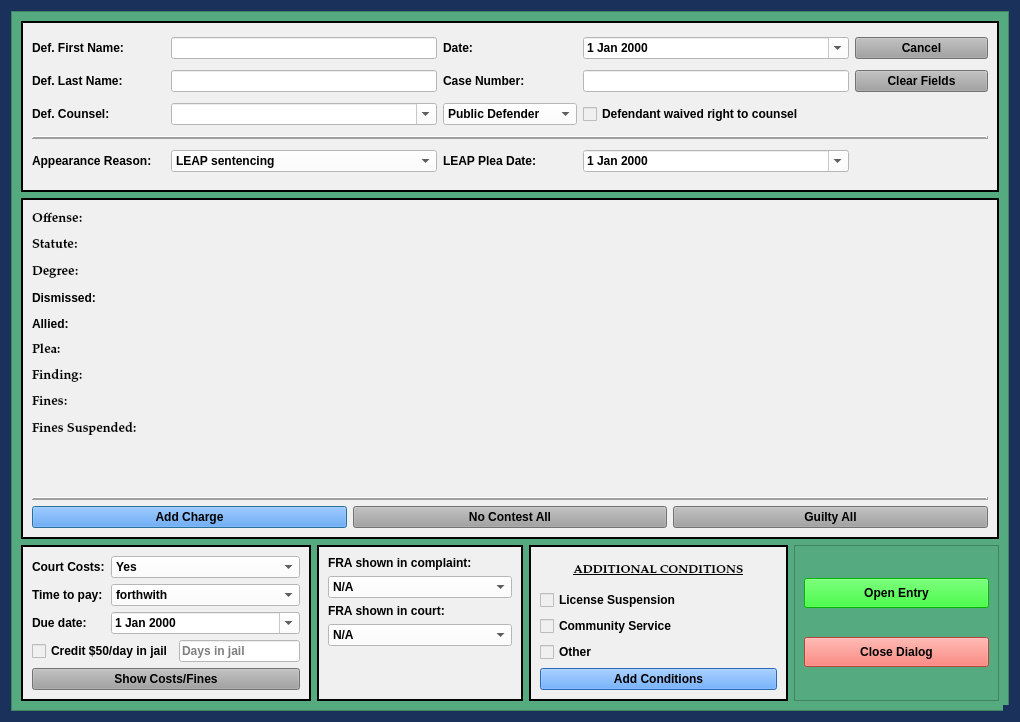
<?xml version="1.0" encoding="UTF-8"?>
<ui version="4.0">
 <class>LeapSentencingDialog</class>
 <widget class="QDialog" name="LeapSentencingDialog">
  <property name="windowModality">
   <enum>Qt::NonModal</enum>
  </property>
  <property name="geometry">
   <rect>
    <x>0</x>
    <y>0</y>
    <width>1020</width>
    <height>722</height>
   </rect>
  </property>
  <property name="sizePolicy">
   <sizepolicy hsizetype="Minimum" vsizetype="Minimum">
    <horstretch>0</horstretch>
    <verstretch>0</verstretch>
   </sizepolicy>
  </property>
  <property name="minimumSize">
   <size>
    <width>0</width>
    <height>0</height>
   </size>
  </property>
  <property name="maximumSize">
   <size>
    <width>2500</width>
    <height>3500</height>
   </size>
  </property>
  <property name="palette">
   <palette>
    <active>
     <colorrole role="Button">
      <brush brushstyle="SolidPattern">
       <color alpha="255">
        <red>25</red>
        <green>49</green>
        <blue>91</blue>
       </color>
      </brush>
     </colorrole>
     <colorrole role="Base">
      <brush brushstyle="SolidPattern">
       <color alpha="255">
        <red>25</red>
        <green>49</green>
        <blue>91</blue>
       </color>
      </brush>
     </colorrole>
     <colorrole role="Window">
      <brush brushstyle="SolidPattern">
       <color alpha="255">
        <red>25</red>
        <green>49</green>
        <blue>91</blue>
       </color>
      </brush>
     </colorrole>
    </active>
    <inactive>
     <colorrole role="Button">
      <brush brushstyle="SolidPattern">
       <color alpha="255">
        <red>25</red>
        <green>49</green>
        <blue>91</blue>
       </color>
      </brush>
     </colorrole>
     <colorrole role="Base">
      <brush brushstyle="SolidPattern">
       <color alpha="255">
        <red>25</red>
        <green>49</green>
        <blue>91</blue>
       </color>
      </brush>
     </colorrole>
     <colorrole role="Window">
      <brush brushstyle="SolidPattern">
       <color alpha="255">
        <red>25</red>
        <green>49</green>
        <blue>91</blue>
       </color>
      </brush>
     </colorrole>
    </inactive>
    <disabled>
     <colorrole role="Button">
      <brush brushstyle="SolidPattern">
       <color alpha="255">
        <red>25</red>
        <green>49</green>
        <blue>91</blue>
       </color>
      </brush>
     </colorrole>
     <colorrole role="Base">
      <brush brushstyle="SolidPattern">
       <color alpha="255">
        <red>25</red>
        <green>49</green>
        <blue>91</blue>
       </color>
      </brush>
     </colorrole>
     <colorrole role="Window">
      <brush brushstyle="SolidPattern">
       <color alpha="255">
        <red>25</red>
        <green>49</green>
        <blue>91</blue>
       </color>
      </brush>
     </colorrole>
    </disabled>
   </palette>
  </property>
  <property name="font">
   <font>
    <family>Palatino Linotype</family>
    <pointsize>10</pointsize>
    <weight>75</weight>
    <italic>false</italic>
    <bold>true</bold>
   </font>
  </property>
  <property name="windowTitle">
   <string>LEAP Sentencing Case Information</string>
  </property>
  <property name="toolTip">
   <string/>
  </property>
  <property name="styleSheet">
   <string notr="true">background-color: rgb(25, 49, 91);
font: 75 10pt &quot;Palatino Linotype&quot;;
font-weight: bold;</string>
  </property>
  <property name="sizeGripEnabled">
   <bool>true</bool>
  </property>
  <property name="modal">
   <bool>true</bool>
  </property>
  <layout class="QVBoxLayout" name="verticalLayout" stretch="0">
   <item>
    <widget class="QScrollArea" name="scrollArea">
     <property name="styleSheet">
      <string notr="true">background-color: rgb(85, 170, 127);</string>
     </property>
     <property name="widgetResizable">
      <bool>true</bool>
     </property>
     <widget class="QWidget" name="scrollAreaWidgetContents_2">
      <property name="geometry">
       <rect>
        <x>0</x>
        <y>0</y>
        <width>1000</width>
        <height>702</height>
       </rect>
      </property>
      <layout class="QGridLayout" name="gridLayout_2" rowstretch="1,2,0" columnstretch="1,1,1,1">
       <item row="1" column="0" colspan="4">
        <widget class="QFrame" name="frame">
         <property name="sizePolicy">
          <sizepolicy hsizetype="Preferred" vsizetype="Preferred">
           <horstretch>0</horstretch>
           <verstretch>0</verstretch>
          </sizepolicy>
         </property>
         <property name="styleSheet">
          <string notr="true">background-color: rgb(240, 240, 240);</string>
         </property>
         <property name="frameShape">
          <enum>QFrame::Box</enum>
         </property>
         <property name="frameShadow">
          <enum>QFrame::Plain</enum>
         </property>
         <property name="lineWidth">
          <number>2</number>
         </property>
         <layout class="QVBoxLayout" name="verticalLayout_2">
          <item>
           <layout class="QGridLayout" name="gridLayout_3">
            <item row="2" column="1">
             <widget class="QPushButton" name="no_contest_all_Button">
              <property name="sizePolicy">
               <sizepolicy hsizetype="Preferred" vsizetype="Fixed">
                <horstretch>0</horstretch>
                <verstretch>0</verstretch>
               </sizepolicy>
              </property>
              <property name="focusPolicy">
               <enum>Qt::NoFocus</enum>
              </property>
              <property name="styleSheet">
               <string notr="true">background-color: rgb(160, 160, 160);</string>
              </property>
              <property name="text">
               <string>No Contest All</string>
              </property>
             </widget>
            </item>
            <item row="0" column="0" colspan="3">
             <layout class="QGridLayout" name="charges_gridLayout">
              <item row="1" column="0">
               <widget class="QLabel" name="statute_label">
                <property name="font">
                 <font>
                  <family>Palatino Linotype</family>
                  <pointsize>10</pointsize>
                  <weight>75</weight>
                  <italic>false</italic>
                  <bold>true</bold>
                 </font>
                </property>
                <property name="text">
                 <string>Statute:</string>
                </property>
               </widget>
              </item>
              <item row="4" column="0">
               <widget class="QLabel" name="allied_label">
                <property name="text">
                 <string>Allied:</string>
                </property>
               </widget>
              </item>
              <item row="5" column="0">
               <widget class="QLabel" name="plea_label">
                <property name="font">
                 <font>
                  <family>Palatino Linotype</family>
                  <pointsize>10</pointsize>
                  <weight>75</weight>
                  <italic>false</italic>
                  <bold>true</bold>
                 </font>
                </property>
                <property name="text">
                 <string>Plea:</string>
                </property>
               </widget>
              </item>
              <item row="2" column="0">
               <widget class="QLabel" name="degree_label">
                <property name="font">
                 <font>
                  <family>Palatino Linotype</family>
                  <pointsize>10</pointsize>
                  <weight>75</weight>
                  <italic>false</italic>
                  <bold>true</bold>
                 </font>
                </property>
                <property name="text">
                 <string>Degree:</string>
                </property>
               </widget>
              </item>
              <item row="6" column="0">
               <widget class="QLabel" name="finding_label">
                <property name="font">
                 <font>
                  <family>Palatino Linotype</family>
                  <pointsize>10</pointsize>
                  <weight>75</weight>
                  <italic>false</italic>
                  <bold>true</bold>
                 </font>
                </property>
                <property name="text">
                 <string>Finding:</string>
                </property>
               </widget>
              </item>
              <item row="0" column="0">
               <widget class="QLabel" name="offense_label">
                <property name="font">
                 <font>
                  <family>Palatino Linotype</family>
                  <pointsize>10</pointsize>
                  <weight>75</weight>
                  <italic>false</italic>
                  <bold>true</bold>
                 </font>
                </property>
                <property name="text">
                 <string>Offense:</string>
                </property>
                <property name="wordWrap">
                 <bool>true</bool>
                </property>
               </widget>
              </item>
              <item row="8" column="0">
               <widget class="QLabel" name="fines_suspended_label">
                <property name="font">
                 <font>
                  <family>Palatino Linotype</family>
                  <pointsize>10</pointsize>
                  <weight>75</weight>
                  <italic>false</italic>
                  <bold>true</bold>
                 </font>
                </property>
                <property name="text">
                 <string>Fines Suspended:</string>
                </property>
               </widget>
              </item>
              <item row="10" column="0">
               <widget class="QLabel" name="label_5">
                <property name="text">
                 <string/>
                </property>
               </widget>
              </item>
              <item row="7" column="0">
               <widget class="QLabel" name="fines_label">
                <property name="font">
                 <font>
                  <family>Palatino Linotype</family>
                  <pointsize>10</pointsize>
                  <weight>75</weight>
                  <italic>false</italic>
                  <bold>true</bold>
                 </font>
                </property>
                <property name="text">
                 <string>Fines:</string>
                </property>
               </widget>
              </item>
              <item row="9" column="0">
               <widget class="QLabel" name="amend_row_label">
                <property name="text">
                 <string/>
                </property>
               </widget>
              </item>
              <item row="3" column="0">
               <widget class="QLabel" name="dismissed_label">
                <property name="text">
                 <string>Dismissed:</string>
                </property>
               </widget>
              </item>
             </layout>
            </item>
            <item row="2" column="2">
             <widget class="QPushButton" name="guilty_all_Button">
              <property name="sizePolicy">
               <sizepolicy hsizetype="Preferred" vsizetype="Fixed">
                <horstretch>0</horstretch>
                <verstretch>0</verstretch>
               </sizepolicy>
              </property>
              <property name="focusPolicy">
               <enum>Qt::NoFocus</enum>
              </property>
              <property name="styleSheet">
               <string notr="true">background-color: rgb(160, 160, 160);</string>
              </property>
              <property name="text">
               <string>Guilty All</string>
              </property>
             </widget>
            </item>
            <item row="2" column="0">
             <widget class="QPushButton" name="add_charge_Button">
              <property name="styleSheet">
               <string notr="true">background-color: rgb(62, 146, 255)</string>
              </property>
              <property name="text">
               <string>Add Charge</string>
              </property>
             </widget>
            </item>
            <item row="1" column="0" colspan="3">
             <widget class="Line" name="line">
              <property name="frameShadow">
               <enum>QFrame::Raised</enum>
              </property>
              <property name="lineWidth">
               <number>2</number>
              </property>
              <property name="orientation">
               <enum>Qt::Horizontal</enum>
              </property>
             </widget>
            </item>
           </layout>
          </item>
         </layout>
        </widget>
       </item>
       <item row="2" column="0">
        <widget class="QFrame" name="frame_5">
         <property name="sizePolicy">
          <sizepolicy hsizetype="Preferred" vsizetype="Preferred">
           <horstretch>0</horstretch>
           <verstretch>0</verstretch>
          </sizepolicy>
         </property>
         <property name="styleSheet">
          <string notr="true">background-color: rgb(240, 240, 240);</string>
         </property>
         <property name="frameShape">
          <enum>QFrame::Box</enum>
         </property>
         <property name="frameShadow">
          <enum>QFrame::Plain</enum>
         </property>
         <property name="lineWidth">
          <number>2</number>
         </property>
         <layout class="QGridLayout" name="gridLayout_5">
          <item row="0" column="0">
           <widget class="QLabel" name="label_11">
            <property name="text">
             <string>Court Costs:</string>
            </property>
           </widget>
          </item>
          <item row="1" column="0">
           <widget class="QLabel" name="label_9">
            <property name="text">
             <string>Time to pay:</string>
            </property>
           </widget>
          </item>
          <item row="1" column="1" colspan="3">
           <widget class="NoScrollComboBox" name="ability_to_pay_box">
            <property name="styleSheet">
             <string notr="true">background-color: rgb(255, 255, 255);</string>
            </property>
            <item>
             <property name="text">
              <string>forthwith</string>
             </property>
            </item>
            <item>
             <property name="text">
              <string>within 30 days</string>
             </property>
            </item>
            <item>
             <property name="text">
              <string>within 60 days</string>
             </property>
            </item>
            <item>
             <property name="text">
              <string>within 90 days</string>
             </property>
            </item>
           </widget>
          </item>
          <item row="2" column="0">
           <widget class="QLabel" name="label_18">
            <property name="text">
             <string>Due date:</string>
            </property>
           </widget>
          </item>
          <item row="2" column="1" colspan="3">
           <widget class="NoScrollDateEdit" name="balance_due_date">
            <property name="styleSheet">
             <string notr="true">color: rgb(0, 0, 0);
background-color: rgb(255, 255, 255);</string>
            </property>
            <property name="calendarPopup">
             <bool>true</bool>
            </property>
           </widget>
          </item>
          <item row="3" column="0" colspan="3">
           <widget class="QCheckBox" name="credit_for_jail_checkBox">
            <property name="text">
             <string>Credit $50/day in jail</string>
            </property>
           </widget>
          </item>
          <item row="3" column="3">
           <widget class="QLineEdit" name="jail_time_credit_box">
            <property name="styleSheet">
             <string notr="true">background-color: rgb(255, 255, 255);</string>
            </property>
            <property name="placeholderText">
             <string>Days in jail</string>
            </property>
           </widget>
          </item>
          <item row="0" column="1" colspan="3">
           <widget class="NoScrollComboBox" name="court_costs_box">
            <property name="styleSheet">
             <string notr="true">background-color: rgb(255, 255, 255);</string>
            </property>
            <item>
             <property name="text">
              <string>Yes</string>
             </property>
            </item>
            <item>
             <property name="text">
              <string>Waived</string>
             </property>
            </item>
            <item>
             <property name="text">
              <string>Imposed in companion case</string>
             </property>
            </item>
            <item>
             <property name="text">
              <string>No</string>
             </property>
            </item>
           </widget>
          </item>
          <item row="4" column="0" colspan="4">
           <widget class="QPushButton" name="costs_and_fines_Button">
            <property name="sizePolicy">
             <sizepolicy hsizetype="Preferred" vsizetype="Fixed">
              <horstretch>0</horstretch>
              <verstretch>0</verstretch>
             </sizepolicy>
            </property>
            <property name="focusPolicy">
             <enum>Qt::NoFocus</enum>
            </property>
            <property name="styleSheet">
             <string notr="true">background-color: rgb(160, 160, 160);</string>
            </property>
            <property name="text">
             <string>Show Costs/Fines</string>
            </property>
            <property name="flat">
             <bool>false</bool>
            </property>
           </widget>
          </item>
         </layout>
        </widget>
       </item>
       <item row="0" column="0" colspan="4">
        <widget class="QFrame" name="case_name_Frame">
         <property name="sizePolicy">
          <sizepolicy hsizetype="Preferred" vsizetype="Preferred">
           <horstretch>0</horstretch>
           <verstretch>0</verstretch>
          </sizepolicy>
         </property>
         <property name="styleSheet">
          <string notr="true">background-color: rgb(240, 240, 240);</string>
         </property>
         <property name="frameShape">
          <enum>QFrame::Box</enum>
         </property>
         <property name="frameShadow">
          <enum>QFrame::Plain</enum>
         </property>
         <property name="lineWidth">
          <number>2</number>
         </property>
         <layout class="QGridLayout" name="gridLayout" columnstretch="1,2,1,2,1">
          <item row="0" column="0">
           <widget class="QLabel" name="label">
            <property name="text">
             <string>Def. First Name:</string>
            </property>
           </widget>
          </item>
          <item row="0" column="4">
           <widget class="QPushButton" name="cancel_Button">
            <property name="focusPolicy">
             <enum>Qt::NoFocus</enum>
            </property>
            <property name="styleSheet">
             <string notr="true">background-color: rgb(160, 160, 160);</string>
            </property>
            <property name="text">
             <string>Cancel</string>
            </property>
           </widget>
          </item>
          <item row="5" column="1">
           <widget class="NoScrollComboBox" name="appearance_reason_box">
            <property name="styleSheet">
             <string notr="true">background-color: rgb(255, 255, 255);</string>
            </property>
            <item>
             <property name="text">
              <string>LEAP sentencing</string>
             </property>
            </item>
           </widget>
          </item>
          <item row="1" column="2">
           <widget class="QLabel" name="label_3">
            <property name="text">
             <string>Case Number:</string>
            </property>
           </widget>
          </item>
          <item row="1" column="1">
           <widget class="QLineEdit" name="defendant_last_name_lineEdit">
            <property name="enabled">
             <bool>true</bool>
            </property>
            <property name="styleSheet">
             <string notr="true">background-color: rgb(255, 255, 255);</string>
            </property>
           </widget>
          </item>
          <item row="0" column="3">
           <widget class="NoScrollDateEdit" name="plea_trial_date">
            <property name="focusPolicy">
             <enum>Qt::NoFocus</enum>
            </property>
            <property name="styleSheet">
             <string notr="true">color: rgb(0, 0, 0);
background-color: rgb(255, 255, 255);</string>
            </property>
            <property name="calendarPopup">
             <bool>true</bool>
            </property>
           </widget>
          </item>
          <item row="0" column="2">
           <widget class="QLabel" name="label_26">
            <property name="text">
             <string>Date:</string>
            </property>
           </widget>
          </item>
          <item row="1" column="0">
           <widget class="QLabel" name="label_2">
            <property name="text">
             <string>Def. Last Name:</string>
            </property>
           </widget>
          </item>
          <item row="1" column="3">
           <widget class="QLineEdit" name="case_number_lineEdit">
            <property name="maximumSize">
             <size>
              <width>500</width>
              <height>16777215</height>
             </size>
            </property>
            <property name="styleSheet">
             <string notr="true">background-color: rgb(255, 255, 255);</string>
            </property>
           </widget>
          </item>
          <item row="5" column="0">
           <widget class="QLabel" name="label_4">
            <property name="text">
             <string>Appearance Reason:</string>
            </property>
           </widget>
          </item>
          <item row="0" column="1">
           <widget class="QLineEdit" name="defendant_first_name_lineEdit">
            <property name="styleSheet">
             <string notr="true">background-color: rgb(255, 255, 255);</string>
            </property>
           </widget>
          </item>
          <item row="1" column="4">
           <widget class="QPushButton" name="clear_fields_case_Button">
            <property name="focusPolicy">
             <enum>Qt::NoFocus</enum>
            </property>
            <property name="styleSheet">
             <string notr="true">background-color: rgb(160, 160, 160);</string>
            </property>
            <property name="text">
             <string>Clear Fields</string>
            </property>
           </widget>
          </item>
          <item row="3" column="0">
           <widget class="QLabel" name="label_8">
            <property name="text">
             <string>Def. Counsel:</string>
            </property>
           </widget>
          </item>
          <item row="3" column="1">
           <widget class="DefenseCounselComboBox" name="defense_counsel_name_box">
            <property name="styleSheet">
             <string notr="true">background-color: rgb(255, 255, 255);</string>
            </property>
            <property name="editable">
             <bool>true</bool>
            </property>
           </widget>
          </item>
          <item row="3" column="2">
           <widget class="NoScrollComboBox" name="defense_counsel_type_box">
            <property name="styleSheet">
             <string notr="true">background-color: rgb(255, 255, 255);</string>
            </property>
            <item>
             <property name="text">
              <string>Public Defender</string>
             </property>
            </item>
            <item>
             <property name="text">
              <string>Private Counsel</string>
             </property>
            </item>
           </widget>
          </item>
          <item row="3" column="3">
           <widget class="QCheckBox" name="defense_counsel_waived_checkBox">
            <property name="text">
             <string>Defendant waived right to counsel</string>
            </property>
           </widget>
          </item>
          <item row="4" column="0" colspan="5">
           <widget class="Line" name="line_2">
            <property name="frameShadow">
             <enum>QFrame::Raised</enum>
            </property>
            <property name="lineWidth">
             <number>2</number>
            </property>
            <property name="orientation">
             <enum>Qt::Horizontal</enum>
            </property>
           </widget>
          </item>
          <item row="5" column="3">
           <widget class="NoScrollDateEdit" name="leap_plea_date">
            <property name="styleSheet">
             <string notr="true">color: rgb(0, 0, 0);
background-color: rgb(255, 255, 255);</string>
            </property>
            <property name="calendarPopup">
             <bool>true</bool>
            </property>
           </widget>
          </item>
          <item row="5" column="2">
           <widget class="QLabel" name="label_6">
            <property name="text">
             <string>LEAP Plea Date:</string>
            </property>
           </widget>
          </item>
         </layout>
        </widget>
       </item>
       <item row="2" column="2">
        <widget class="QFrame" name="frame_6">
         <property name="sizePolicy">
          <sizepolicy hsizetype="Preferred" vsizetype="Preferred">
           <horstretch>0</horstretch>
           <verstretch>0</verstretch>
          </sizepolicy>
         </property>
         <property name="styleSheet">
          <string notr="true">background-color: rgb(240, 240, 240);
font: 75 9pt &quot;Palatino Linotype&quot;;
font-weight: bold;</string>
         </property>
         <property name="frameShape">
          <enum>QFrame::Box</enum>
         </property>
         <property name="frameShadow">
          <enum>QFrame::Plain</enum>
         </property>
         <property name="lineWidth">
          <number>2</number>
         </property>
         <layout class="QGridLayout" name="gridLayout_4">
          <item row="0" column="0">
           <widget class="QLabel" name="label_24">
            <property name="font">
             <font>
              <family>Palatino Linotype</family>
              <pointsize>9</pointsize>
              <weight>75</weight>
              <italic>false</italic>
              <bold>true</bold>
              <underline>true</underline>
             </font>
            </property>
            <property name="text">
             <string>ADDITIONAL CONDITIONS</string>
            </property>
            <property name="alignment">
             <set>Qt::AlignCenter</set>
            </property>
           </widget>
          </item>
          <item row="1" column="0">
           <widget class="QCheckBox" name="license_suspension_checkBox">
            <property name="text">
             <string>License Suspension           </string>
            </property>
           </widget>
          </item>
          <item row="2" column="0">
           <widget class="QCheckBox" name="community_service_checkBox">
            <property name="text">
             <string>Community Service             </string>
            </property>
           </widget>
          </item>
          <item row="4" column="0">
           <widget class="QPushButton" name="add_conditions_Button">
            <property name="styleSheet">
             <string notr="true">background-color: rgb(62, 146, 255)</string>
            </property>
            <property name="text">
             <string>Add Conditions</string>
            </property>
            <property name="autoDefault">
             <bool>false</bool>
            </property>
           </widget>
          </item>
          <item row="3" column="0">
           <widget class="QCheckBox" name="other_conditions_checkBox">
            <property name="enabled">
             <bool>true</bool>
            </property>
            <property name="focusPolicy">
             <enum>Qt::StrongFocus</enum>
            </property>
            <property name="text">
             <string>Other                                                      </string>
            </property>
           </widget>
          </item>
         </layout>
        </widget>
       </item>
       <item row="2" column="3">
        <widget class="QFrame" name="frame_2">
         <property name="frameShape">
          <enum>QFrame::StyledPanel</enum>
         </property>
         <property name="frameShadow">
          <enum>QFrame::Raised</enum>
         </property>
         <layout class="QGridLayout" name="gridLayout_6">
          <item row="3" column="0">
           <widget class="QPushButton" name="close_dialog_Button">
            <property name="minimumSize">
             <size>
              <width>120</width>
              <height>30</height>
             </size>
            </property>
            <property name="focusPolicy">
             <enum>Qt::NoFocus</enum>
            </property>
            <property name="styleSheet">
             <string notr="true">background-color: rgb(255, 96, 82);</string>
            </property>
            <property name="text">
             <string>Close Dialog</string>
            </property>
            <property name="autoDefault">
             <bool>false</bool>
            </property>
           </widget>
          </item>
          <item row="2" column="0">
           <widget class="QPushButton" name="create_entry_Button">
            <property name="minimumSize">
             <size>
              <width>120</width>
              <height>30</height>
             </size>
            </property>
            <property name="styleSheet">
             <string notr="true">background-color: rgb(0, 255, 0);
</string>
            </property>
            <property name="text">
             <string>Open Entry</string>
            </property>
            <property name="autoDefault">
             <bool>false</bool>
            </property>
           </widget>
          </item>
         </layout>
        </widget>
       </item>
       <item row="2" column="1">
        <widget class="QFrame" name="fra_frame">
         <property name="sizePolicy">
          <sizepolicy hsizetype="Preferred" vsizetype="Preferred">
           <horstretch>0</horstretch>
           <verstretch>0</verstretch>
          </sizepolicy>
         </property>
         <property name="styleSheet">
          <string notr="true">background-color: rgb(240, 240, 240);</string>
         </property>
         <property name="frameShape">
          <enum>QFrame::Box</enum>
         </property>
         <property name="frameShadow">
          <enum>QFrame::Plain</enum>
         </property>
         <property name="lineWidth">
          <number>2</number>
         </property>
         <layout class="QFormLayout" name="formLayout_2">
          <item row="2" column="0">
           <widget class="QLabel" name="label_22">
            <property name="text">
             <string>FRA shown in court:</string>
            </property>
           </widget>
          </item>
          <item row="0" column="0">
           <widget class="QLabel" name="label_21">
            <property name="text">
             <string>FRA shown in complaint:</string>
            </property>
           </widget>
          </item>
          <item row="3" column="0" colspan="2">
           <widget class="NoScrollComboBox" name="fra_in_court_box">
            <property name="styleSheet">
             <string notr="true">background-color: rgb(255, 255, 255);</string>
            </property>
            <item>
             <property name="text">
              <string>N/A</string>
             </property>
            </item>
            <item>
             <property name="text">
              <string>Yes</string>
             </property>
            </item>
            <item>
             <property name="text">
              <string>No</string>
             </property>
            </item>
           </widget>
          </item>
          <item row="1" column="0" colspan="2">
           <widget class="NoScrollComboBox" name="fra_in_file_box">
            <property name="styleSheet">
             <string notr="true">background-color: rgb(255, 255, 255);</string>
            </property>
            <item>
             <property name="text">
              <string>N/A</string>
             </property>
            </item>
            <item>
             <property name="text">
              <string>Yes</string>
             </property>
            </item>
            <item>
             <property name="text">
              <string>No</string>
             </property>
            </item>
           </widget>
          </item>
         </layout>
        </widget>
       </item>
      </layout>
     </widget>
    </widget>
   </item>
  </layout>
 </widget>
 <customwidgets>
  <customwidget>
   <class>NoScrollDateEdit</class>
   <extends>QDateEdit</extends>
   <header>.custom_widgets</header>
  </customwidget>
  <customwidget>
   <class>NoScrollComboBox</class>
   <extends>QComboBox</extends>
   <header>.custom_widgets</header>
  </customwidget>
  <customwidget>
   <class>DefenseCounselComboBox</class>
   <extends>QComboBox</extends>
   <header>.custom_widgets</header>
  </customwidget>
 </customwidgets>
 <tabstops>
  <tabstop>defendant_first_name_lineEdit</tabstop>
  <tabstop>defendant_last_name_lineEdit</tabstop>
  <tabstop>case_number_lineEdit</tabstop>
  <tabstop>court_costs_box</tabstop>
  <tabstop>ability_to_pay_box</tabstop>
  <tabstop>balance_due_date</tabstop>
  <tabstop>license_suspension_checkBox</tabstop>
  <tabstop>community_service_checkBox</tabstop>
  <tabstop>other_conditions_checkBox</tabstop>
  <tabstop>add_conditions_Button</tabstop>
  <tabstop>create_entry_Button</tabstop>
  <tabstop>close_dialog_Button</tabstop>
 </tabstops>
 <resources/>
 <connections/>
 <slots>
  <slot>create_entry()</slot>
  <slot>continue_dialog()</slot>
  <slot>close_window()</slot>
  <slot>set_dialog()</slot>
  <slot>update_case_information()</slot>
  <slot>ovi_dialog()</slot>
  <slot>sentencing_dialog()</slot>
  <slot>proceed_to_sentencing()</slot>
  <slot>proceed_to_ovi()</slot>
  <slot>add_charge()</slot>
  <slot>set_statute()</slot>
  <slot>set_pay_date()</slot>
  <slot>amend_offense()</slot>
  <slot>set_offense()</slot>
  <slot>add_charge_to_view()</slot>
  <slot>delete_charge()</slot>
  <slot>delete_charge_from_view()</slot>
  <slot>close_event()</slot>
  <slot>set_fra_in_file()</slot>
  <slot>set_fra_in_court()</slot>
  <slot>start_add_conditions_dialog()</slot>
  <slot>start_amend_offense_dialog()</slot>
 </slots>
</ui>
